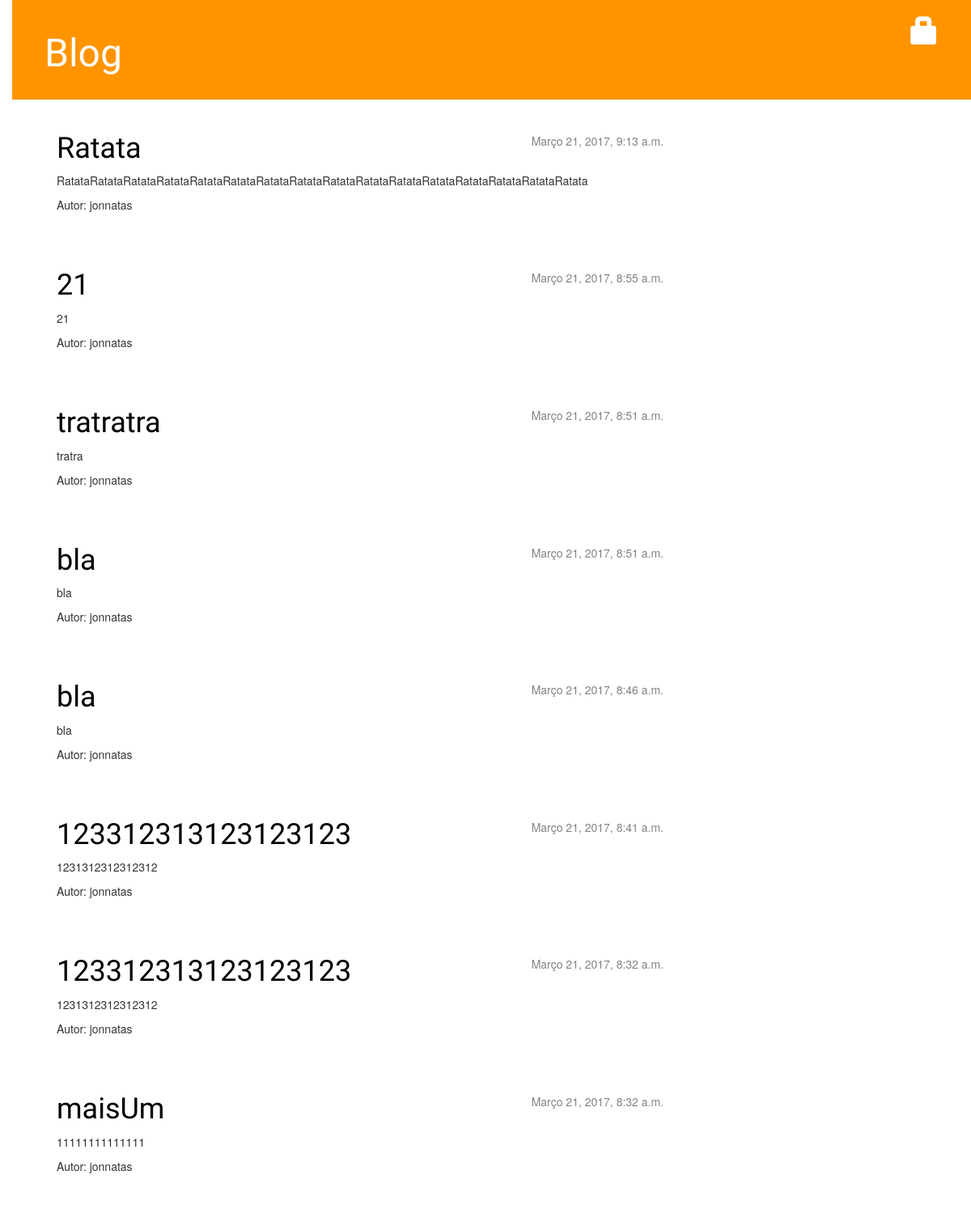
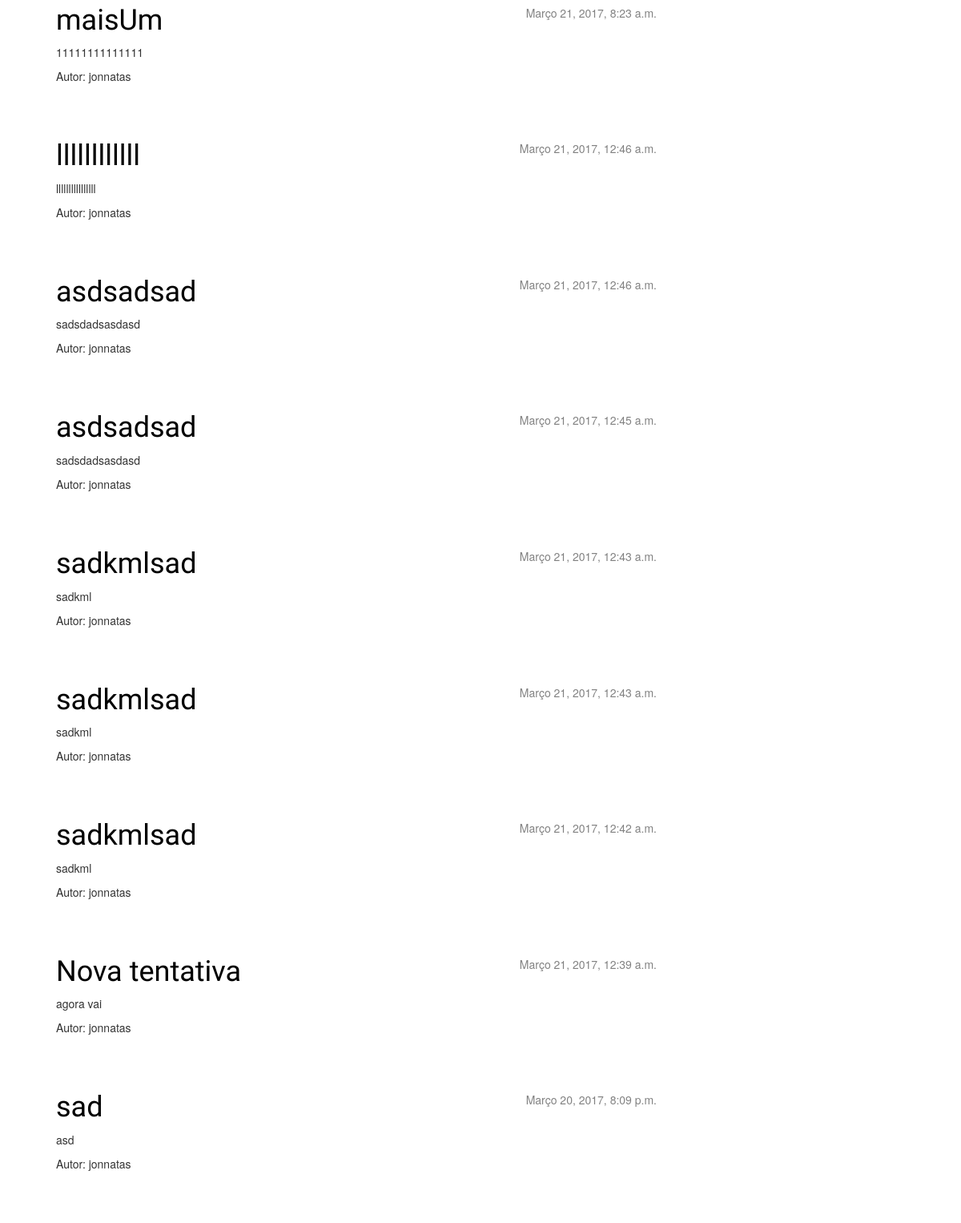
The app's page / (upper part), older data (2 pictures, top to bottom).
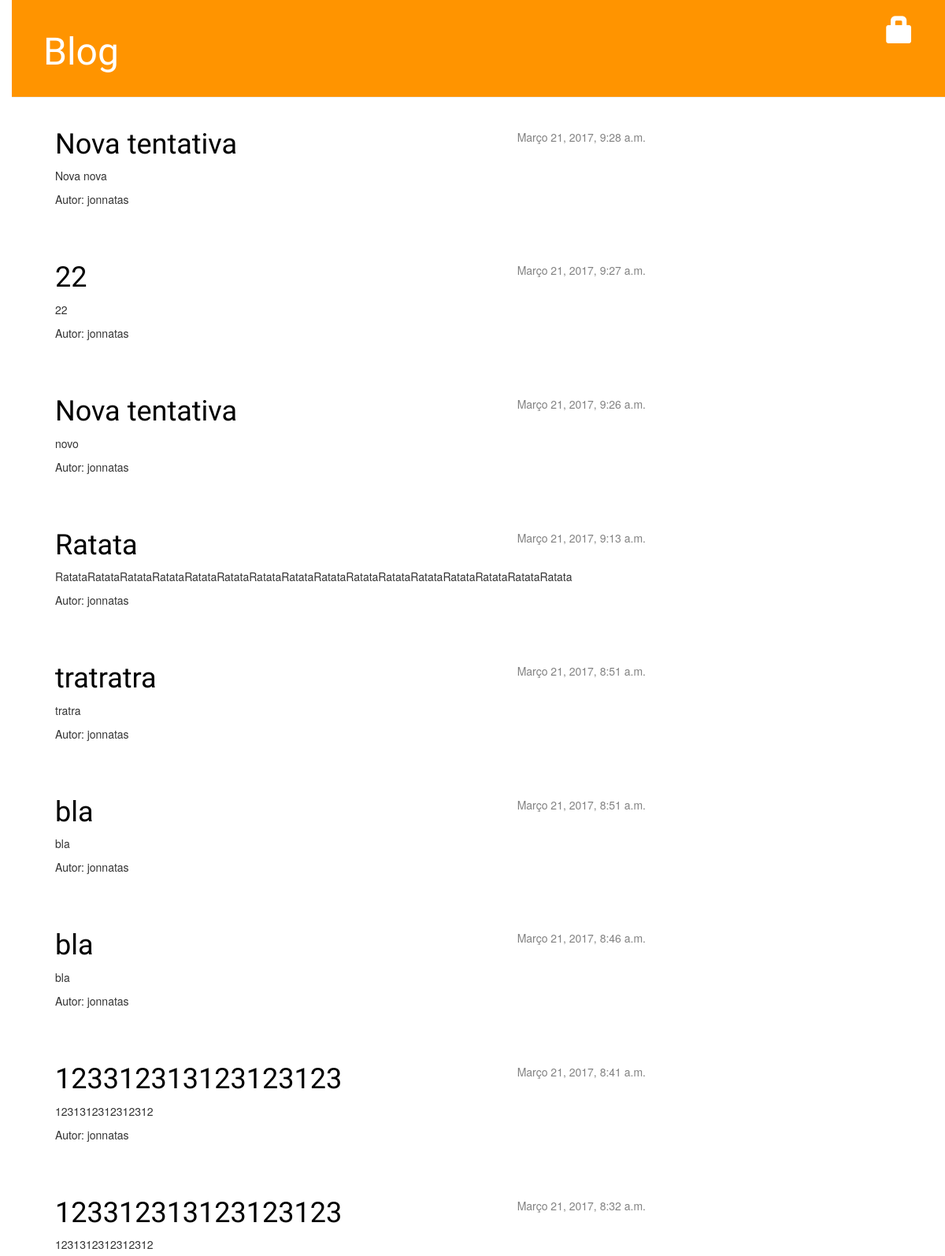
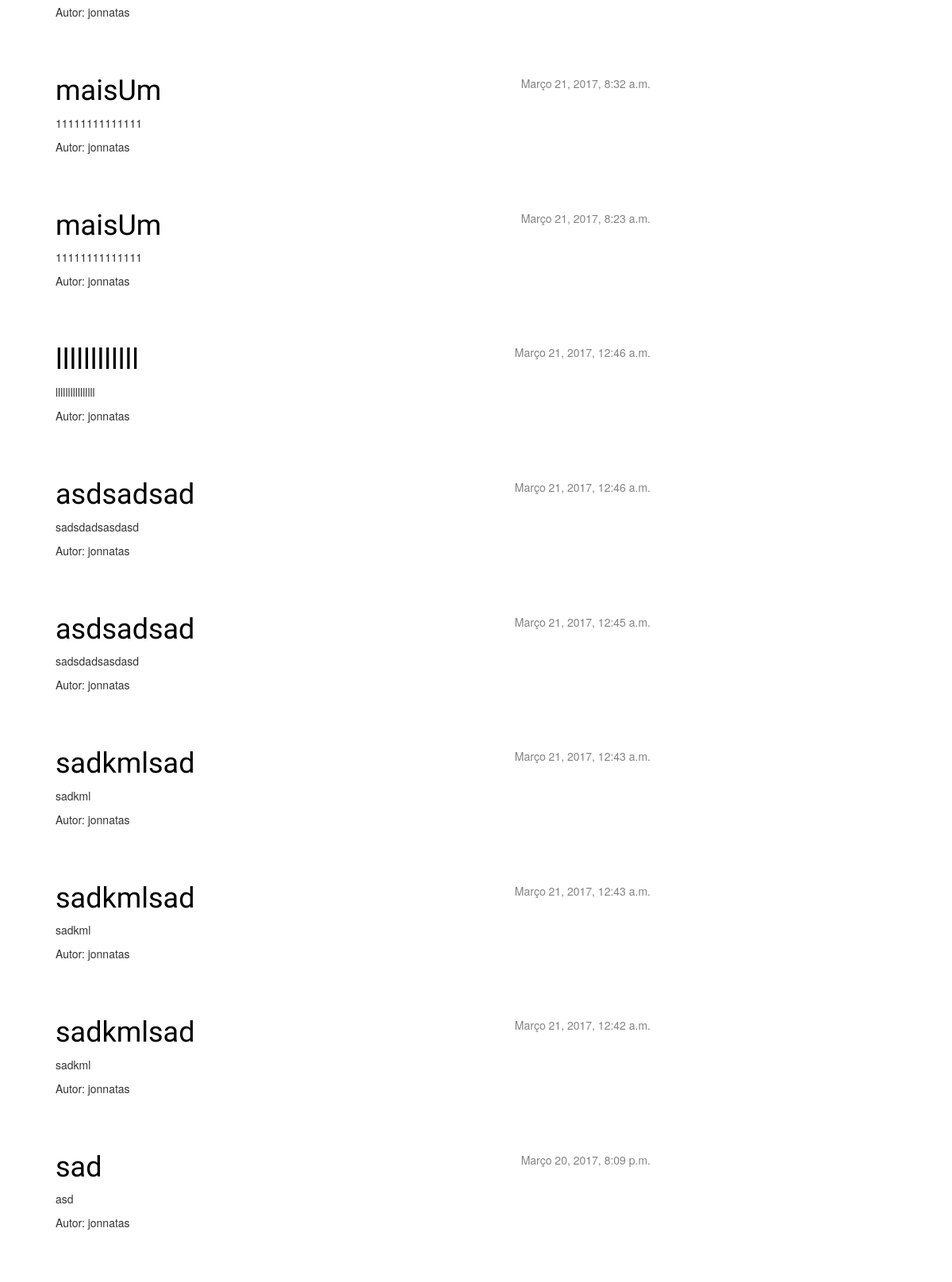
The same page, newer data (2 pictures, top to bottom).
### blog/models.py (models this page shows, shortened)
class Post(models.Model):
    author = models.ForeignKey('auth.User')
    title = models.CharField(max_length=200)
    text = models.TextField()
    created_date = models.DateTimeField(default=timezone.now)
    published_date = models.DateTimeField(blank=True, null=True)
    image = models.ImageField(upload_to='uploads/%Y/%m/%d/', blank=True, null=True)

### blog/views.py (the view)
# urls.py: url(r'^$', views.post_list, name='postlist'),
def post_list(request):
    posts = Post.objects.filter(published_date__lte=timezone.now()).order_by('-published_date')
    context = {'posts' : posts}
    return render(request, 'blog/post_list.html', context)

### blog/templates/blog/post_list.html
{% extends 'blog/base.html' %}
{% block content %}
{% for post in posts %}
<div class="post">
	<div class="date">
		{{ post.published_date }}
	</div>
	<h1><a href="{% url 'blog:postdetail' pk=post.pk %}">{{ post.title }}</a></h1>
	<p>{{ post.text|linebreaksbr }}</p>
	<p> Autor: {{post.author}}</p>
</div>
{% endfor %}
{% endblock content %}

Row changes from the older to the newer data that the page shows:
added Post: published_date "Março 21, 2017, 9:28 a.m.", title "Nova tentativa", text "Nova nova", author "jonnatas"
changed Post: published_date "Março 21, 2017, 8:55 a.m." → "Março 21, 2017, 9:27 a.m."; title "21" → "22"; text "21" → "22"; moves up the list
changed Post: published_date "Março 21, 2017, 12:39 a.m." → "Março 21, 2017, 9:26 a.m."; text "agora vai" → "novo"; moves up the list
